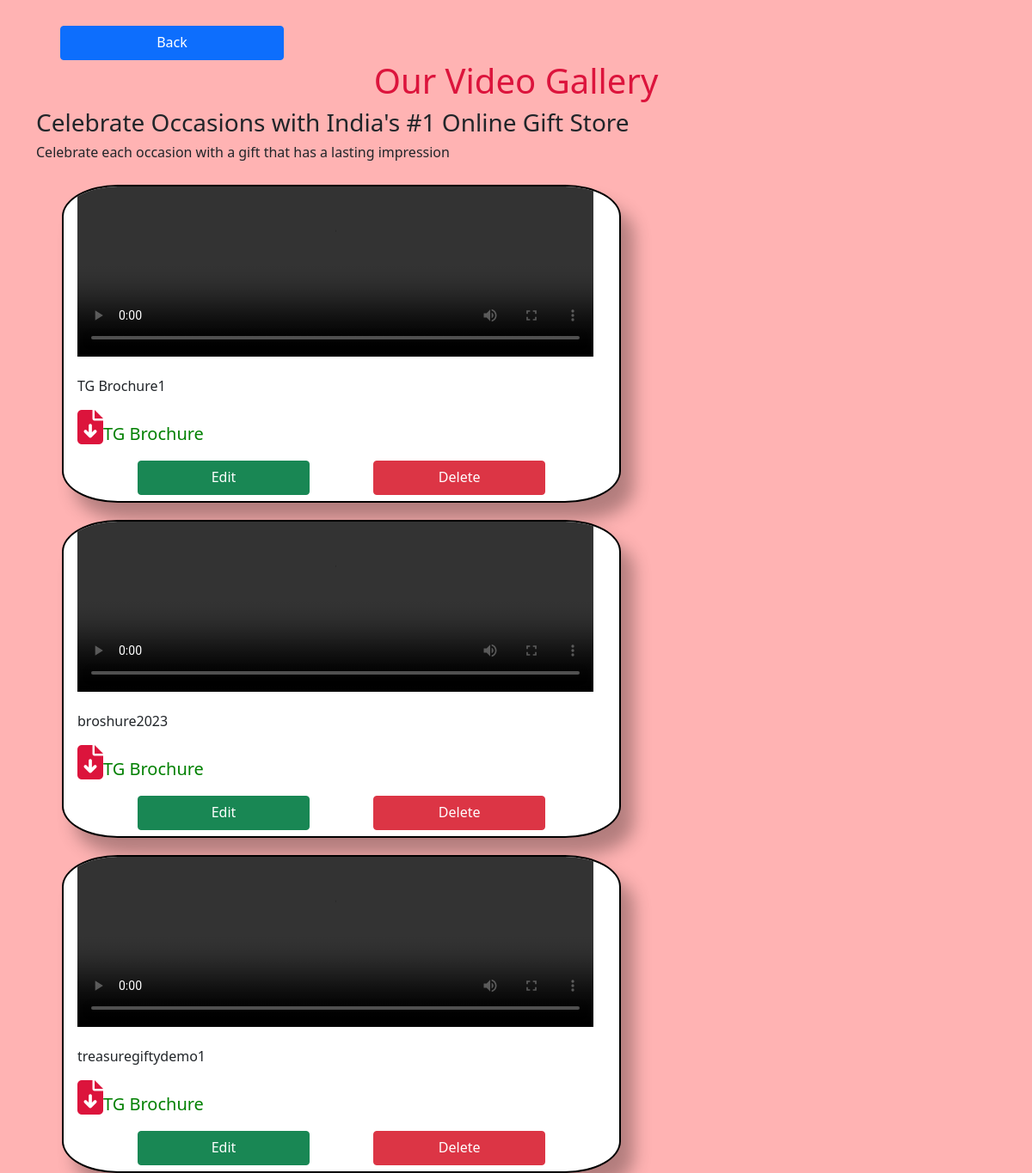
The app's page /main_app/adminvideodisplay/ with its own data.
### main_app/models.py (models this page shows, shortened)
class videomodel(models.Model):
    vname=models.CharField(max_length=50)
    video=models.FileField(upload_to='main_app/static')
    pdfname=models.CharField(max_length=50)
    pdf=models.FileField(upload_to='main_app/static')

### main_app/views.py (the view)
# urls.py: path('adminvideodisplay/',adminvideodisplay),
def adminvideodisplay(request):
    a=videomodel.objects.all()
    d=[]
    vn=[]
    vd=[]
    pn=[]
    pdf=[]
    for i in a:
        r=i.id
        d.append(r)
        k=i.vname
        vn.append(k)
        l=str(i.video).split('/')[-1]
        vd.append(l)
        m=i.pdfname
        pn.append(m)
        n=str(i.pdf).split('/')[-1]
        pdf.append(n)
    pv=zip(d,vn,vd,pn,pdf)
    return render(request,'videoadmindisplay.html',{'pv':pv})

### main_app/templates/videoadmindisplay.html (shortened to what this page needs)
<!DOCTYPE html>
{% load static %}
<html lang="en">
<head>
    <link href="https://cdn.jsdelivr.net/npm/bootstrap@5.0.2/dist/css/bootstrap.min.css" rel="stylesheet">
</head>
<body>
<div class="bt">
    <a href="http://127.0.0.1:8000/main_app/adminprofile/" class="btn btn-primary">Back</a>
</div>
<div class="fifthrow">
        <div class="container">
            <h1>Our Video Gallery</h1>
            <h3>Celebrate Occasions with India's #1 Online Gift Store</h3>
            <h6>Celebrate each occasion with a gift that has a lasting impression</h6>
            <div class="row">
                 {% for d,i,j,k,l in pv %}
                <div class="col-lg-4 col-md-4 col-12">
                    <div class="card">
                        <div class="card-body">
                            <h5 class="card-title">{{i}}</h5>
                            <p class="card-text"><video controls>
                                <source src="{% static j %}">
                                    </video></p>
                            <p>{{k}}</p>
                            <p><a href="{% static l %}"><i class="fa-solid fa-file-arrow-down fa-beat-fade fa-2x"></i>TG Brochure</a></p>
                            <a href="http://127.0.0.1:8000/main_app/videopdfedit/{{d}}" class="btn btn-success">Edit</a>
                            <a href="http://127.0.0.1:8000/main_app/vidpdfdelete/{{d}}" class="btn btn-danger">Delete</a>
                      </div>
                    </div>
                    {% endfor %}
                </div>
            </div>
        </div>
</div>
</body>
</html>

### main_app/templates/videoadmindisplay.html (style rules this page uses)
body { background-color:#ffb3b3; }
video { height:200px; width:600px; }
.card { height:370px; width:650px; border:2px solid black; margin-top:20px; background:#ffff !important; box-shadow:15px 20px 20px rgba(0,0,0,.3), inset 4px 4px 10px white; border-radius:10% !important; overflow:hidden; margin-left:30px; }
.card-text { margin-top:-50px; }
.btn { width:200px; height:40px; margin-left:70px; }
.fa-solid { color:crimson; }
a { text-decoration:none; color:green; font-size:20px; }
.bt .btn { width:260px; margin-top:30px; }
h1 { text-align:center; color:crimson; }

### records on screen
videomodel: pv "TG Brochure1"
videomodel: pv "broshure2023"
videomodel: pv "treasuregiftydemo1"
